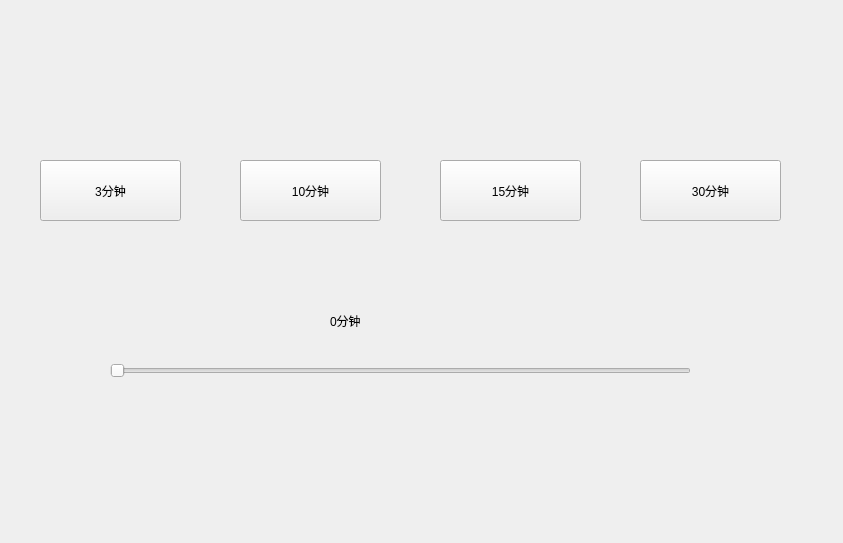
<?xml version="1.0" encoding="UTF-8"?>
<ui version="4.0">
 <class>TimeSelect</class>
 <widget class="QWidget" name="TimeSelect">
  <property name="geometry">
   <rect>
    <x>0</x>
    <y>0</y>
    <width>843</width>
    <height>543</height>
   </rect>
  </property>
  <property name="windowTitle">
   <string>Form</string>
  </property>
  <widget class="QPushButton" name="btnTime_1">
   <property name="geometry">
    <rect>
     <x>40</x>
     <y>160</y>
     <width>141</width>
     <height>61</height>
    </rect>
   </property>
   <property name="styleSheet">
    <string notr="true">font: 700 12pt &quot;Microsoft YaHei UI&quot;;</string>
   </property>
   <property name="text">
    <string>3分钟</string>
   </property>
  </widget>
  <widget class="QPushButton" name="btnTime_2">
   <property name="geometry">
    <rect>
     <x>240</x>
     <y>160</y>
     <width>141</width>
     <height>61</height>
    </rect>
   </property>
   <property name="styleSheet">
    <string notr="true">font: 700 12pt &quot;Microsoft YaHei UI&quot;;</string>
   </property>
   <property name="text">
    <string>10分钟</string>
   </property>
  </widget>
  <widget class="QPushButton" name="btnTime_3">
   <property name="geometry">
    <rect>
     <x>440</x>
     <y>160</y>
     <width>141</width>
     <height>61</height>
    </rect>
   </property>
   <property name="styleSheet">
    <string notr="true">font: 700 12pt &quot;Microsoft YaHei UI&quot;;</string>
   </property>
   <property name="text">
    <string>15分钟</string>
   </property>
  </widget>
  <widget class="QPushButton" name="btnTime_4">
   <property name="geometry">
    <rect>
     <x>640</x>
     <y>160</y>
     <width>141</width>
     <height>61</height>
    </rect>
   </property>
   <property name="styleSheet">
    <string notr="true">font: 700 12pt &quot;Microsoft YaHei UI&quot;;</string>
   </property>
   <property name="text">
    <string>30分钟</string>
   </property>
  </widget>
  <widget class="QSlider" name="horizontalSlider">
   <property name="geometry">
    <rect>
     <x>110</x>
     <y>360</y>
     <width>581</width>
     <height>22</height>
    </rect>
   </property>
   <property name="orientation">
    <enum>Qt::Horizontal</enum>
   </property>
  </widget>
  <widget class="QLabel" name="lblTime">
   <property name="geometry">
    <rect>
     <x>330</x>
     <y>305</y>
     <width>91</width>
     <height>31</height>
    </rect>
   </property>
   <property name="styleSheet">
    <string notr="true">font: 700 12pt &quot;Microsoft YaHei UI&quot;;</string>
   </property>
   <property name="text">
    <string>0分钟</string>
   </property>
  </widget>
 </widget>
 <resources/>
 <connections/>
</ui>
